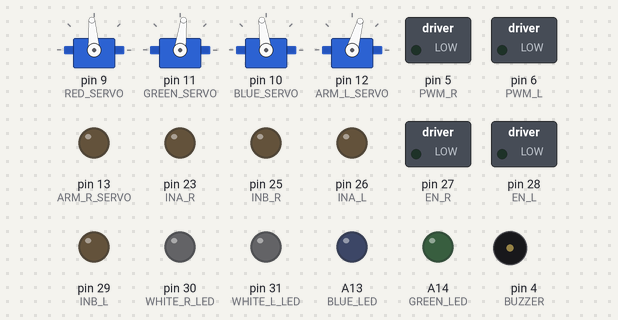
A sketch run on a simulated Arduino Mega 2560, built with avr-gcc and run on an emulated ATmega2560. Parts: 4 × servo, switched loads named in the sketch (green lamp = pin HIGH), output pins drawn as LEDs (lit = HIGH), buzzer (waves = sounding, pin HIGH). No radio packets arrive unless stated.

Above: at 5.15 s.
At 6.55 s:
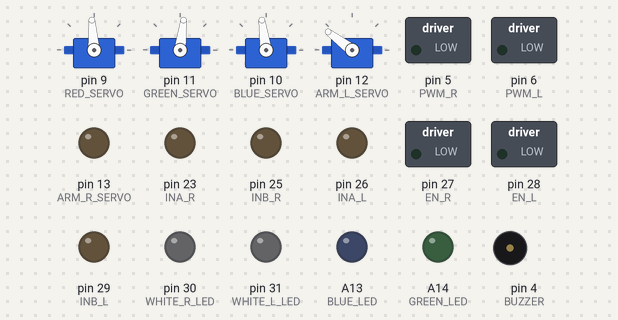
At 8.2 s:
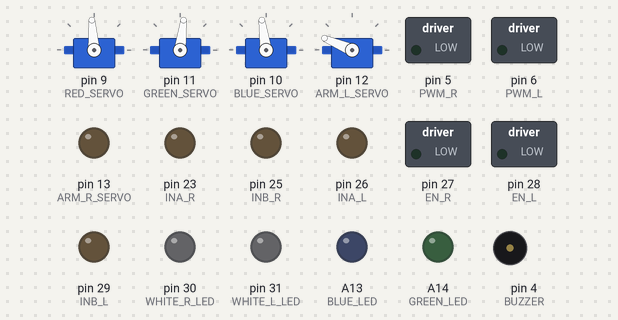
At 11.25 s:
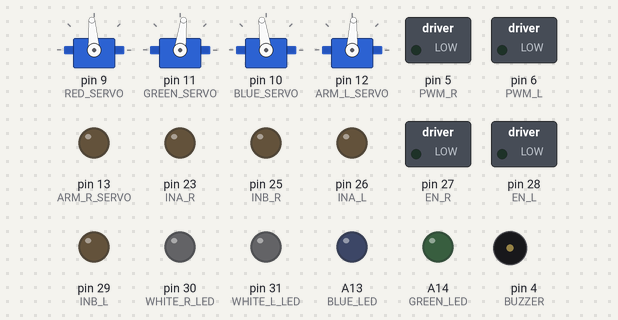
Timing chart, 0 to 13.7 s (numbered marks = the images above):
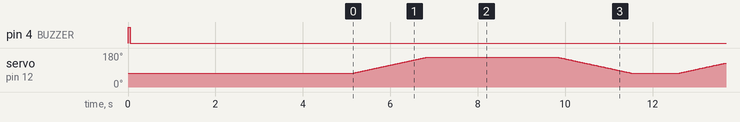

The sketch:

Features_Main.ino
```cpp
#include <nRF24L01.h>
#include <printf.h>
#include <RF24.h>
#include <RF24_config.h>
#include <Encoder.h>
#include <Wstring.h>
#include <Servo.h>
#include <SPI.h>

//LEFT RIGHT IR SENSORS
#define l5_PORT A9
#define r5_PORT A8

//REYKHA SENSOR
#define l4_PORT A7
#define l3_PORT A6
#define l2_PORT A5
#define l1_PORT A4
#define r1_PORT A3
#define r2_PORT A2
#define r3_PORT A1
#define r4_PORT A0

//COLOUR SENSOR
#define CS_M_POW 48
#define CS_M_OE 36 // middle colour sensor
#define CS_M_S0 40
#define CS_M_S1 38
#define CS_M_S2 42
#define CS_M_S3 44
#define CS_M_OUT 46

#define CS_R_POW 49
#define CS_R_OE 41 // right colour sensor 49 power 47 out 45s2 43s3 41oe 39s0 37s1
#define CS_R_S0 39
#define CS_R_S1 37
#define CS_R_S2 45
#define CS_R_S3 43
#define CS_R_OUT 47

//ULTRASONIC SENSOR
#define US_L_TRIG 33// left
#define US_L_ECO 35

#define US_R_TRIG 34//right
#define US_R_ECO 32

//MOTOR DRIVE
#define EN_L 28 //left
#define PWM_L 6
#define INA_L 26
#define INB_L 29

#define EN_R 27 //right
#define PWM_R 5
#define INA_R 23
#define INB_R 25

//ENCODED MOTORS
#define ENCODE_L_A 20
#define ENCODE_L_B 21
#define ENCODE_R_A 18
#define ENCODE_R_B 19

//SERVO MOTORS
#define ARM_L_SERVO 12// forward
#define ARM_R_SERVO 13//rear

#define RED_SERVO 9
#define GREEN_SERVO 11
#define BLUE_SERVO 10

// RADIO SIGNAL MODULE
#define RADIO_CSN 8
#define RADIO_CE 7

//LED
#define RED_LED A15
#define GREEN_LED A14
#define BLUE_LED A13
#define WHITE_L_LED 31
#define WHITE_R_LED 30

//PUSH BUTTONS
#define CALLIBERATE_BUTTON A10
#define ROUND_BUTTON A11
#define DELAY_BUTTON A12

//BUZZER
#define BUZZER 4

const int SPEED=90;

const int n=8; // grid size
int taskCounter=2;

void dropCoin(int colour);
void setupServos();
void pillarIdentificationLoop();
void gridTraverseLoop();

void setup() {
  //  colour sensor
   pinMode(CS_M_POW,OUTPUT);
   pinMode(CS_M_OE,OUTPUT);
   pinMode(CS_M_S0,OUTPUT);
   pinMode(CS_M_S1,OUTPUT);
   pinMode(CS_M_S2,OUTPUT);
   pinMode(CS_M_S3,OUTPUT);
   pinMode(CS_M_OUT,INPUT);

   pinMode(CS_R_POW,OUTPUT);
   pinMode(CS_R_OE,OUTPUT);
   pinMode(CS_R_S0,OUTPUT);
   pinMode(CS_R_S1,OUTPUT);
   pinMode(CS_R_S2,OUTPUT);
   pinMode(CS_R_S3,OUTPUT);
   pinMode(CS_R_OUT,INPUT);

   digitalWrite(CS_M_POW,LOW);
   digitalWrite(CS_R_POW,LOW);

   // motor driver

   pinMode(EN_L,OUTPUT);
   pinMode(PWM_L,OUTPUT);
   pinMode(INA_L,OUTPUT);
   pinMode(INB_L,OUTPUT);

   pinMode(EN_R,OUTPUT);
   pinMode(PWM_R,OUTPUT);
   pinMode(INA_R,OUTPUT);
   pinMode(INB_R,OUTPUT);

   // encoded motors read

   pinMode(ENCODE_L_A,INPUT);
   pinMode(ENCODE_L_B,INPUT);
   pinMode(ENCODE_R_A,INPUT);
   pinMode(ENCODE_R_B,INPUT);

   //led
   pinMode(RED_LED,OUTPUT);
   pinMode(GREEN_LED,OUTPUT);
   pinMode(BLUE_LED,OUTPUT);
   pinMode(WHITE_L_LED,OUTPUT);
   pinMode(WHITE_R_LED,OUTPUT);

   //Buzzer
   pinMode(BUZZER,OUTPUT);

   //ultrasound
   pinMode(US_L_TRIG,OUTPUT);
   pinMode(US_L_ECO,INPUT);
   pinMode(US_R_TRIG,OUTPUT);
   pinMode(US_R_ECO,INPUT);

   // SERVO motors
   pinMode(ARM_L_SERVO,OUTPUT);
   pinMode(ARM_R_SERVO,OUTPUT);
   pinMode(RED_SERVO,OUTPUT);
   pinMode(GREEN_SERVO,OUTPUT);
   pinMode(BLUE_SERVO,OUTPUT);

   setupServos();
   setupRadio();
   Serial.begin(9600);
   buzzer(1);
   delay(5000);

}

void loop(){

 dropSR();
 delay(3000);
 pickSR();
 delay(1000);
 //sendSR(1);
}
```

C.Features.ino
```cpp
Servo RServo,GServo,BServo,ArmLServo,ArmRServo;
int RGBServoRestAngles[3] ={94,83,98};
int RGBServoDropAngles[3] ={64,53,68};
int armRestAngles[2]={72,139}; // 0 left 1 right
int armDropAngles[2]={158,53};

RF24 radioTransmitter(7,8);

//Buzzer
void buzzer(int buzCount){
  //Beep....
 for(int i=0;i<buzCount;i++){
  digitalWrite(BUZZER,HIGH);
  delay(50);
  digitalWrite(BUZZER,LOW);
  delay(50);
 }
}


void indicateLED(int pinNum){
  digitalWrite(pinNum,HIGH);
  delay(1500);
  digitalWrite(pinNum,LOW);
}

void indicateLED(int pinNum1,int pinNum2){
  digitalWrite(pinNum1,HIGH); digitalWrite(pinNum2,HIGH);
  delay(1500);
  digitalWrite(pinNum1,LOW); digitalWrite(pinNum2,LOW);
}

void setupServos(){
  RServo.attach(RED_SERVO);
  GServo.attach(GREEN_SERVO);
  BServo.attach(BLUE_SERVO);
  ArmLServo.attach(ARM_L_SERVO);
  //ArmRServo.attach(ARM_R_SERVO);

  RServo.write(RGBServoRestAngles[0]); // coin drop
  GServo.write(RGBServoRestAngles[1]);
  BServo.write(RGBServoRestAngles[2]);

  ArmLServo.write(armRestAngles[0]); // SR drop
  //ArmRServo.write(armRestAngles[1]);
}
void dropCoin(int colour){ // R0 G1 B2

  switch(colour){
    case 0:
        RServo.write(RGBServoDropAngles[colour]);
        //sendSR!(colour);
        buzzer(1);
        delay(1000);
        RServo.write(RGBServoRestAngles[colour]);
        break;
    case 1:
        GServo.write(RGBServoDropAngles[colour]);
        //sendSR!(colour);
        buzzer(1);
        delay(1000);
        GServo.write(RGBServoRestAngles[colour]);
        break;
    case 2:
        BServo.write(RGBServoDropAngles[colour]);
        //sendSR!(colour);
        buzzer(1);
        delay(1000);
        BServo.write(RGBServoRestAngles[colour]);
        break;

  }
}

void dropSR(){

  for(int i=0;i<86;i++){
    ArmLServo.write(armRestAngles[0]+i);
    //ArmRServo.write(armRestAngles[1]-i);
    delay(20);
  }
}

void pickSR(){
  for(int i=85;i>=0;i--){
    ArmLServo.write(armRestAngles[0]+i);
    //ArmRServo.write(armRestAngles[1]-i);
    delay(20);
  }
}

void setupRadio() {

  const byte address[8]="#SiRi++";

  radioTransmitter.begin();
  radioTransmitter.openWritingPipe(address);
  radioTransmitter.setPALevel(RF24_PA_MIN);
  radioTransmitter.stopListening();

}

void sendSR(int dig){
  char charDig= dig+'0';
  Serial.println(dig);
  for(int i=0;i<20;i++)
    radioTransmitter.write(&charDig,sizeof(charDig));

}
```
